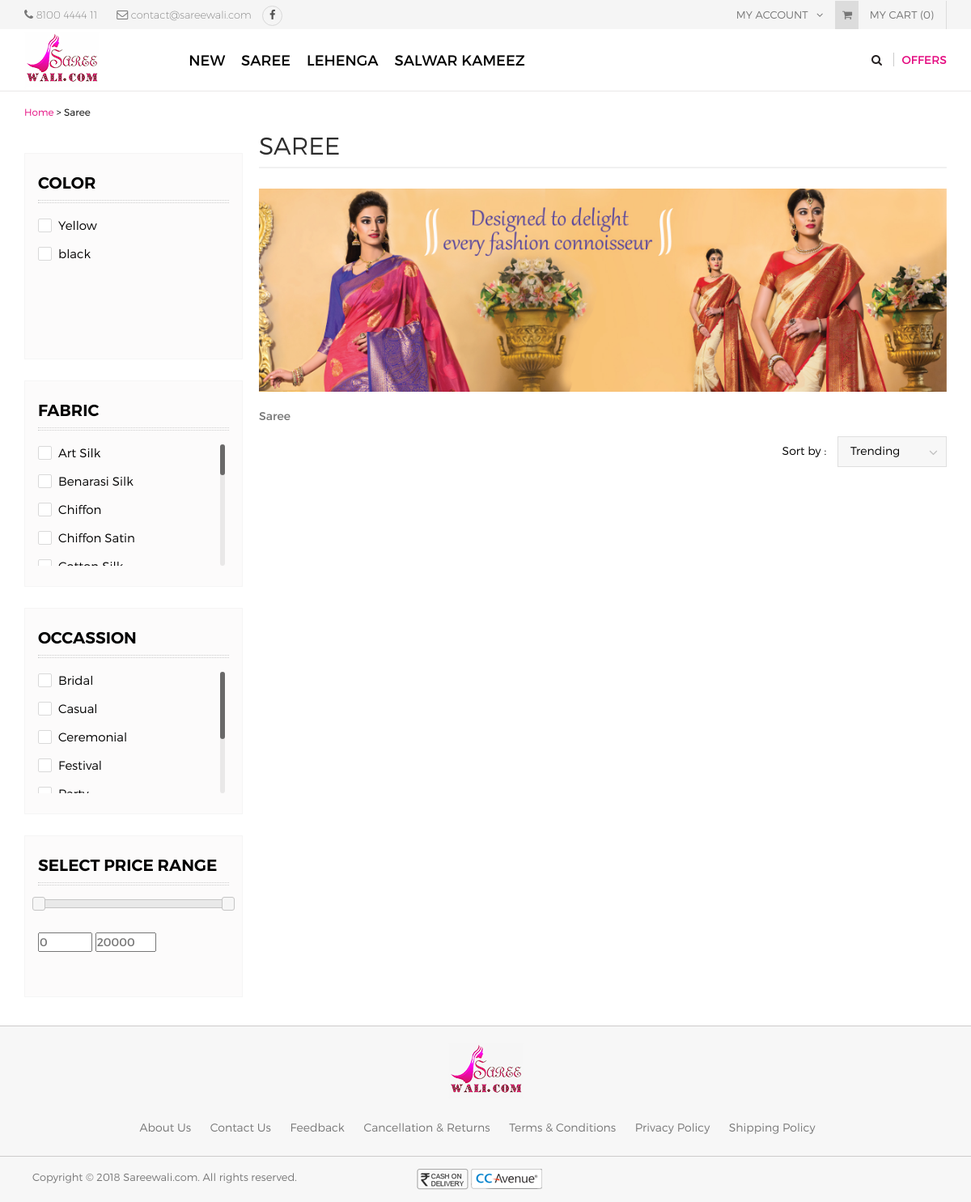
The app's page /product-list/sarees with its own data.
### tables this page shows
CREATE TABLE `saree_admin` (
  `admin_id` int(11) NOT NULL,
  `username` varchar(255) NOT NULL,
  `email` varchar(255) NOT NULL,
  `password` varchar(255) NOT NULL,
  `original_password` varchar(255) NOT NULL,
  `contact_no` varchar(255) NOT NULL,
  `address` text NOT NULL,
  `is_active` int(11) NOT NULL
);

CREATE TABLE `saree_entity` (
  `entity_id` int(11) NOT NULL,
  `name` varchar(255) NOT NULL,
  `description` tinytext NOT NULL,
  `image_path` varchar(255) NOT NULL,
  `slug` varchar(255) NOT NULL,
  `level` int(11) NOT NULL,
  `parent_id` int(11) NOT NULL,
  `sort_order` int(11) NOT NULL,
  `is_special` enum('Y','N') NOT NULL DEFAULT 'N',
  `status` enum('Y','N') NOT NULL DEFAULT 'N',
  `date_added` int(11) NOT NULL,
  `date_modified` int(11) NOT NULL
);

CREATE TABLE `saree_color` (
  `color_id` int(11) NOT NULL,
  `name` varchar(255) NOT NULL
);

CREATE TABLE `saree_settings` (
  `settings_id` int(11) NOT NULL,
  `sitename` varchar(255) NOT NULL,
  `siteaddress` varchar(255) NOT NULL,
  `logoname` varchar(255) NOT NULL,
  `logopathname` varchar(255) NOT NULL,
  `facebook_page_url` varchar(255) NOT NULL,
  `gst_no` varchar(255) NOT NULL,
  `date_added` int(11) NOT NULL
);

### application/models/Defaultdata.php (called while the page is built, shortened)
<?php
class Defaultdata extends CI_Model {
	private $mydata = array();
	public function getFrontendDefaultData()
	{
		$this->mydata["tot_segments"] = $this->getUrlSegments();
		$this->mydata['general_settings'] = $this->grabSettingData();
		$this->mydata["modal"] = $this->load->view('partials/modal', null, true);
		$this->mydata['admin_profile'] = $this->grabProfileData();
		$this->mydata['final_tree'] = $this->grabTree();
		$this->mydata['prd_cat'] = $this->entitydata->grab_entity(array("level" => "1", "status" => "Y"));
		$this->data = $this->mydata;
		$this->headerdata = $this->mydata;
		$count = 0;
		$total_price = 0;
		$this->headerdata['total_price'] = number_format($total_price, 2);
		$this->headerdata['count'] = $count;
		$this->headerdata['cart'] = $this->load->view('partials/cart', $this->headerdata, true);
		$this->data["header"] = $this->load->view('partials/header', $this->headerdata, true);
		$this->data["head"] = $this->load->view('partials/head', null, true);
		$this->data["upper_footer"] = $this->load->view('partials/upper_footer', $this->headerdata, true);
		$this->data["footer"] = $this->load->view('partials/footer', null, true);
		$this->data["foot"] = $this->load->view('partials/foot', null, true);
		return $this->data;
	}
	public function grabTree(){
		$tree = $this->entitydata->grab_entity(array("level !=" => "0", "status" => "Y"), array(), array(), array("sort_order" => "asc"));
		$recArr = array();
		if(!empty($tree)){
			foreach($tree as $tr){
				$recArr[$tr->entity_id] = $tr;
			}
		}
		if(!empty($tree)){
			foreach($tree as $tr){
				if(isset($recArr[$tr->parent_id])){
					$final_tree[$tr->name.'_'.$tr->is_special.'_'.$tr->slug] = $recArr[$tr->parent_id]->name.'_'.$tr->is_special.'_'.$tr->slug;
				}else{
					$final_tree[$tr->name.'_'.$tr->is_special.'_'.$tr->slug] = null;
				}
			}
		}
		return $this->defaultdata->parseTree($final_tree);
	}
	public function getUrlSegments()
	{
		$all_segment=$this->uri->segment_array();
		return $all_segment;
	}
	public function grabSettingData(){
		$query = $this->db->get(TABLE_SETTINGS);
		return $query->row();
	}
	public function grabProfileData(){
		$query = $this->db->get(TABLE_ADMIN);
		return $query->row();
	}
	public function parseTree($tree, $root = null) {
        $return = array();
        foreach($tree as $child => $parent) {
            if($parent == $root) {
                unset($tree[$child]);
                $return[] = array(
                    'name' => $child,
                    'children' => $this->parseTree($tree, $child)
                );
            }
        }
        return empty($return) ? null : $return;
    }
}
?>

### application/controllers/Product.php (called while the page is built, shortened)
<?php
	class Product extends CI_Controller {
		public $data = array();
		private $perPage = 6;
		public function __construct(){
			$this->load->model('bannerdata');
			$this->load->model('entitydata');
			$this->load->model('userdata');
			$this->load->model('productdata');
			$this->load->model('adsdata');
			$this->load->model('reviewdata');
			$this->load->model('cartdata');
			$this->data = $this->defaultdata->getFrontendDefaultData();
		}
		public function product_list($entity, $sub_entity = null){
			$this->load->library('breadcrumb');
			$entity_data = $this->entitydata->grab_entity(array("slug" => $entity));
			$this->breadcrumb->add('Home', base_url());
			$this->breadcrumb->add($entity_data[0]->name, base_url('product-list/'.$entity));
			if($sub_entity){
				$sub_entity_data = $this->entitydata->grab_entity(array("slug" => $sub_entity));
				$this->breadcrumb->add($sub_entity_data[0]->name, base_url('product-list/'.$entity));
				$product_list = $this->productdata->grab_product_list_all($sub_entity, 0, $this->perPage);
				$this->data['entity'] = $sub_entity_data[0]->name;
			}else{
				$product_list = $this->productdata->grab_product_list_all($entity, 0 , $this->perPage);
				$this->data['entity'] = $entity_data[0]->name;
			}
			$this->data['product_list'] = $product_list;
			$this->data['products'] = $this->load->view('partials/products', $this->data, true);
			$this->data['breadcrumb'] = $this->breadcrumb->output();
			$colors = $this->productdata->grab_color();
			$this->data['colors'] = $colors;
			$searchbar = $this->load->view('partials/searchbar', $this->data, true);
			$this->data['searchbar'] = $searchbar;
			$this->load->view('product_list', $this->data);
		}
	}
?>

### index.php (called while the page is built, shortened)
<?php
require_once BASEPATH.'core/CodeIgniter.php';

### application/models/Entitydata.php (called while the page is built, shortened)
<?php
class Entitydata extends CI_Model {
	public function grab_entity($cond = array(), $like = array(), $limit = array(), $order_by = array()){
		if(!empty($cond)){
			$this->db->where($cond);
		}
		if(!empty($order_by)){
			foreach($order_by as $key => $val){
				$this->db->order_by($key, $val);
			}
		}else{
			$this->db->order_by('date_added','desc');
		}
		$query = $this->db->get(TABLE_ENTITY);
		return $query->result();
	}
}

### application/models/Productdata.php (called while the page is built, shortened)
<?php
class Productdata extends CI_Model {
	public function grab_color($cond = array(), $like = array(), $limit = array()){
		$query = $this->db->get(TABLE_COLOR);
		return $query->result();
	}
}

### application/views/partials/searchbar.php (the view, shortened to what this page needs)
<div class="col-md-3">
  <form name="frmFilter" id="frmFilter" action="">
    <div class="leftBox">
      <div class="filterBox">
        <h2><i class="fa fa-caret-down" aria-hidden="true"></i>Color </h2>
        <div class="scroll-color">
          <ul class="filterItems">
            <?php
            if(!empty($colors)){
              foreach ($colors as $key => $value) {
                ?>
                <li>
                  <label for="<?php echo $value->name;?>"> <span ></span><?php echo $value->name;?> </label>
                </li>
                <?php
              }
            }
            ?>
          </ul>
        </div>
      </div>
      <div class="filterBox">
        <h2><i class="fa fa-caret-down" aria-hidden="true"></i>Fabric </h2>
        <div class="scroll-fabric">
          <ul class="filterItems">
            <?php
              $fabrics = $this->config->item("fabric");
              foreach ($fabrics as $key => $value) {
            ?>
            <li>
              <label for="<?php echo $value;?>"> <span ></span><?php echo $value;?> </label>
            </li>
            <?php
              }
            ?>
          </ul>
        </div>
      </div>
      <div class="filterBox">
        <h2><i class="fa fa-caret-down" aria-hidden="true"></i>Occassion </h2>
        <div class="scroll-occassion">
          <ul class="filterItems">
            <?php
              $occassions = $this->config->item("occassion");
              foreach ($occassions as $key => $value) {
            ?>
            <li>
              <label for="<?php echo $value;?>"> <span ></span><?php echo $value;?> </label>
            </li>
            <?php
              }
            ?>
          </ul>
        </div>
      </div>
      <div class="filterBox">
        <h2><i class="fa fa-caret-down" aria-hidden="true"></i>Select Price range</h2>
        <div class="price-range-block">
          <div id="slider-range" class="price-filter-range" name="rangeInput"></div>
          <div style="margin:30px auto">
            <input type="number" min=0 max="9900" oninput="validity.valid||(value='0');" id="min_price" class="price-range-field" />
            <input type="number" min=0 max="20000" oninput="validity.valid||(value='20000');" id="max_price" class="price-range-field" />
          </div>
        </div>
      </div>
    </div>
  </form>
</div>

### application/views/partials/header.php (shortened to what this page needs)
<header>
  <div class="header-top">
    <div class="container">
      <div class="row">
        <div class="col-md-6">
        	<span class="phone">
        		<i class="fa fa-phone"></i>
        		<a href="tel:<?php echo $admin_profile->contact_no;?>"><?php echo $admin_profile->contact_no;?></a>
        	</span>
        	<span class="email">
        		<i class="fa fa-envelope-o" aria-hidden="true"></i>
        		<a href="mailto:<?php echo $admin_profile->email;?>"><?php echo $admin_profile->email;?></a>
        	</span>
        	<span class="socal">
        		<a href="<?php echo $general_settings->facebook_page_url;?>" class="fbIcon" target="_blank">
        			<i class="fa fa-facebook" aria-hidden="true"></i>
        		</a>
        	</span>
        </div>
        <div class="col-md-6">
          <ul class="tb_right">
            <li> <a href="javascript:void(0)">My Account <i class="fa fa-angle-down" aria-hidden="true"></i></a>
            </li>
            <li class="topCart">
            <?php
              echo $cart;
            ?>
            </li>
          </ul>
        </div>
      </div>
    </div>
  </div>
  <div class="header-area">
    <div class="container">
      <div class="row">
        <div class="col-md-2 logo"><a href="<?php echo base_url(); ?>" title=""><img src="<?php echo base_url(); ?>uploads/logo/logo.png" /></a></div>
        <div class="col-md-10 headerRight">
          <div class="menu-container">
            <div class="menu">
              <?php
                  function printTree($tree) {
                    if(!is_null($tree) && count($tree) > 0) {
                            echo '<ul>';
                            foreach($tree as $node) {
                                $name = explode("_", $node['name']);
                                if(!empty($node['children'])){
                                  if($name[1] == 'Y'){
                                    echo '<li><a class="coutreNav" href="'.base_url('product-list/'.$name[2]).'">'.$name[0].'</a>';
                                  }else{
                                    echo '<li><a href="'.base_url('product-list/'.$name[2]).'">'.$name[0].'</a>';
                                  }
                                }else{
                                  if($name[1] == 'Y'){
                                    echo '<li><a class="coutreNav" href="'.base_url('product-list/'.$name[2]).'">'.$name[0].'</a>';
                                  }else{
                                    echo '<li><a href="'.base_url('product-list/'.$name[2]).'">'.$name[0].'</a>';
                                  }
                                }
                                echo '</li>';
                            }
                            echo '</ul>';
                        }
                    }
                    printTree($final_tree);
                ?>
            </div>
          </div>
          <div class="menu-right">
            <span class="search">
              <a href="javascript:void(0)"><i class="fa fa-search" aria-hidden="true"></i></a>
            </span> <span class="offer"><a href="javascript:void(0);">Offers</a></span> </div>
          <div class="clearfix"></div>
        </div>
        <div class="clearfix"></div>
      </div>
    </div>
  </div>
</header>

### application/views/partials/footer.php (shortened to what this page needs)
<div class="footer-bottom">
  <div class="container">
    <div class="footer-logo"><img src="<?php echo base_url(); ?>uploads/logo/logo.png" /></div>
    <ul class="footer-content">
      <li><a href="<?php echo base_url('about'); ?>">About Us</a></li>
      <li><a href="<?php echo base_url('contact'); ?>">Contact Us</a></li>
      <li><a href="<?php echo base_url('feedback'); ?>">Feedback</a></li>
      <li><a href="<?php echo base_url('return'); ?>">Cancellation & Returns</a></li>
      <li><a href="<?php echo base_url('term'); ?>">Terms & Conditions</a></li>
      <li><a href="<?php echo base_url('privacy'); ?>">Privacy Policy</a></li>
      <li><a href="<?php echo base_url('shipping'); ?>">Shipping Policy</a></li>
    </ul>
  </div>
</div>
<div class="copyright">
  <div class="container">
    <div class="copy-left col-xs-12 col-md-5">Copyright © 2018 <?php echo ucfirst(rtrim(preg_replace("(^https?://www.)", "",$general_settings->siteaddress), '/'));?>. All rights reserved.</div>
    <ul class="foot-paymen col-xs-12 col-md-5">
      <img src="<?php echo base_url(); ?>resources/images/payment-option.png" alt="" />
    </ul>
  </div>
</div>

### resources/css/CustomScrollbar.css (style rules this page uses)
.mCustomScrollbar { -ms-touch-action: none; touch-action: none; }
.mCustomScrollbar.mCS_no_scrollbar { -ms-touch-action: auto; touch-action: auto; }

### records on screen
saree_admin: contact_no "8100 4444 11", email "contact@sareewali.com"
saree_entity: name "NEW"
saree_entity: name "SAREE"
saree_entity: name "LEHENGA"
saree_entity: name "SALWAR KAMEEZ"
saree_color: name "Yellow"
saree_color: name "black"
saree_settings: siteaddress "Sareewali.com"

### other values on screen
$count "0"
$crumb['title'] "Home"
$crumb['title'] "Saree"
$value "Art Silk"
$value "Benarasi Silk"
$value "Chiffon"
$value "Chiffon Satin"
$value "Bridal"
$value "Casual"
$value "Ceremonial"
$value "Festival"
$entity "SAREE"
$entity "Saree"
